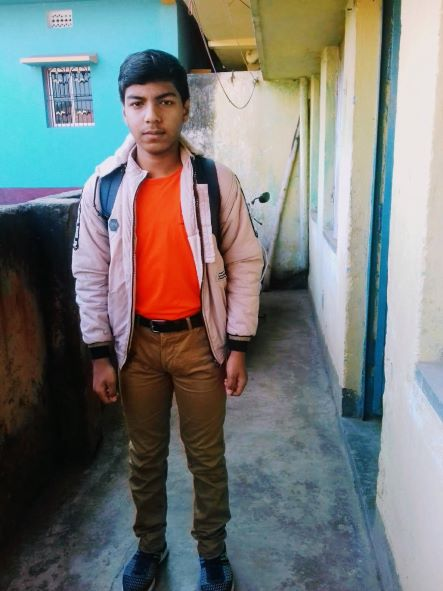
#> input picture img to skt/sk.jpg, 443 x 591 px
$ python main.py
#> lines starting #> are read from the running program, lines starting #| are printed output that depends on the picture
import cv2
image = cv2.imread("sk.jpg")
#> image is the input picture: shape (591, 443, 3); mean B, G, R 120, 121.1, 118
grey_img = cv2.cvtColor(image, cv2.COLOR_BGR2GRAY)
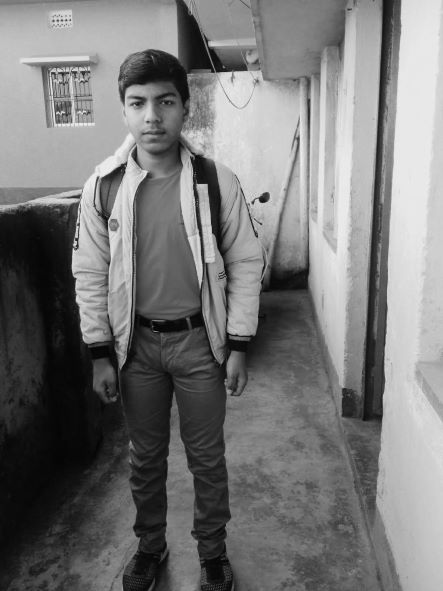
#> grey_img: shape (591, 443); min 0, max 242, mean 120.1
invert = cv2.bitwise_not(grey_img)
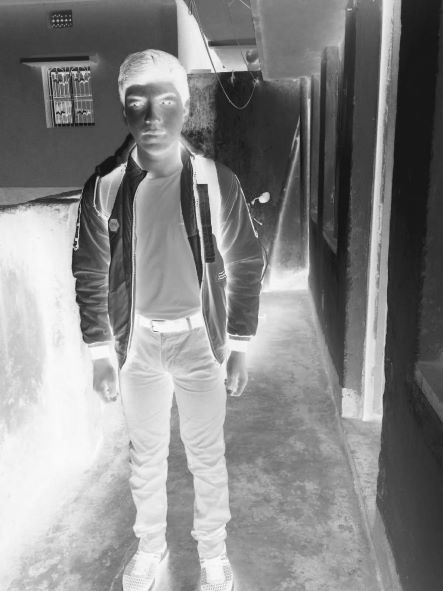
#> invert: shape (591, 443); min 13, max 255, mean 134.9
#> (the run stopped early here; a loop or call above may not have finished)
